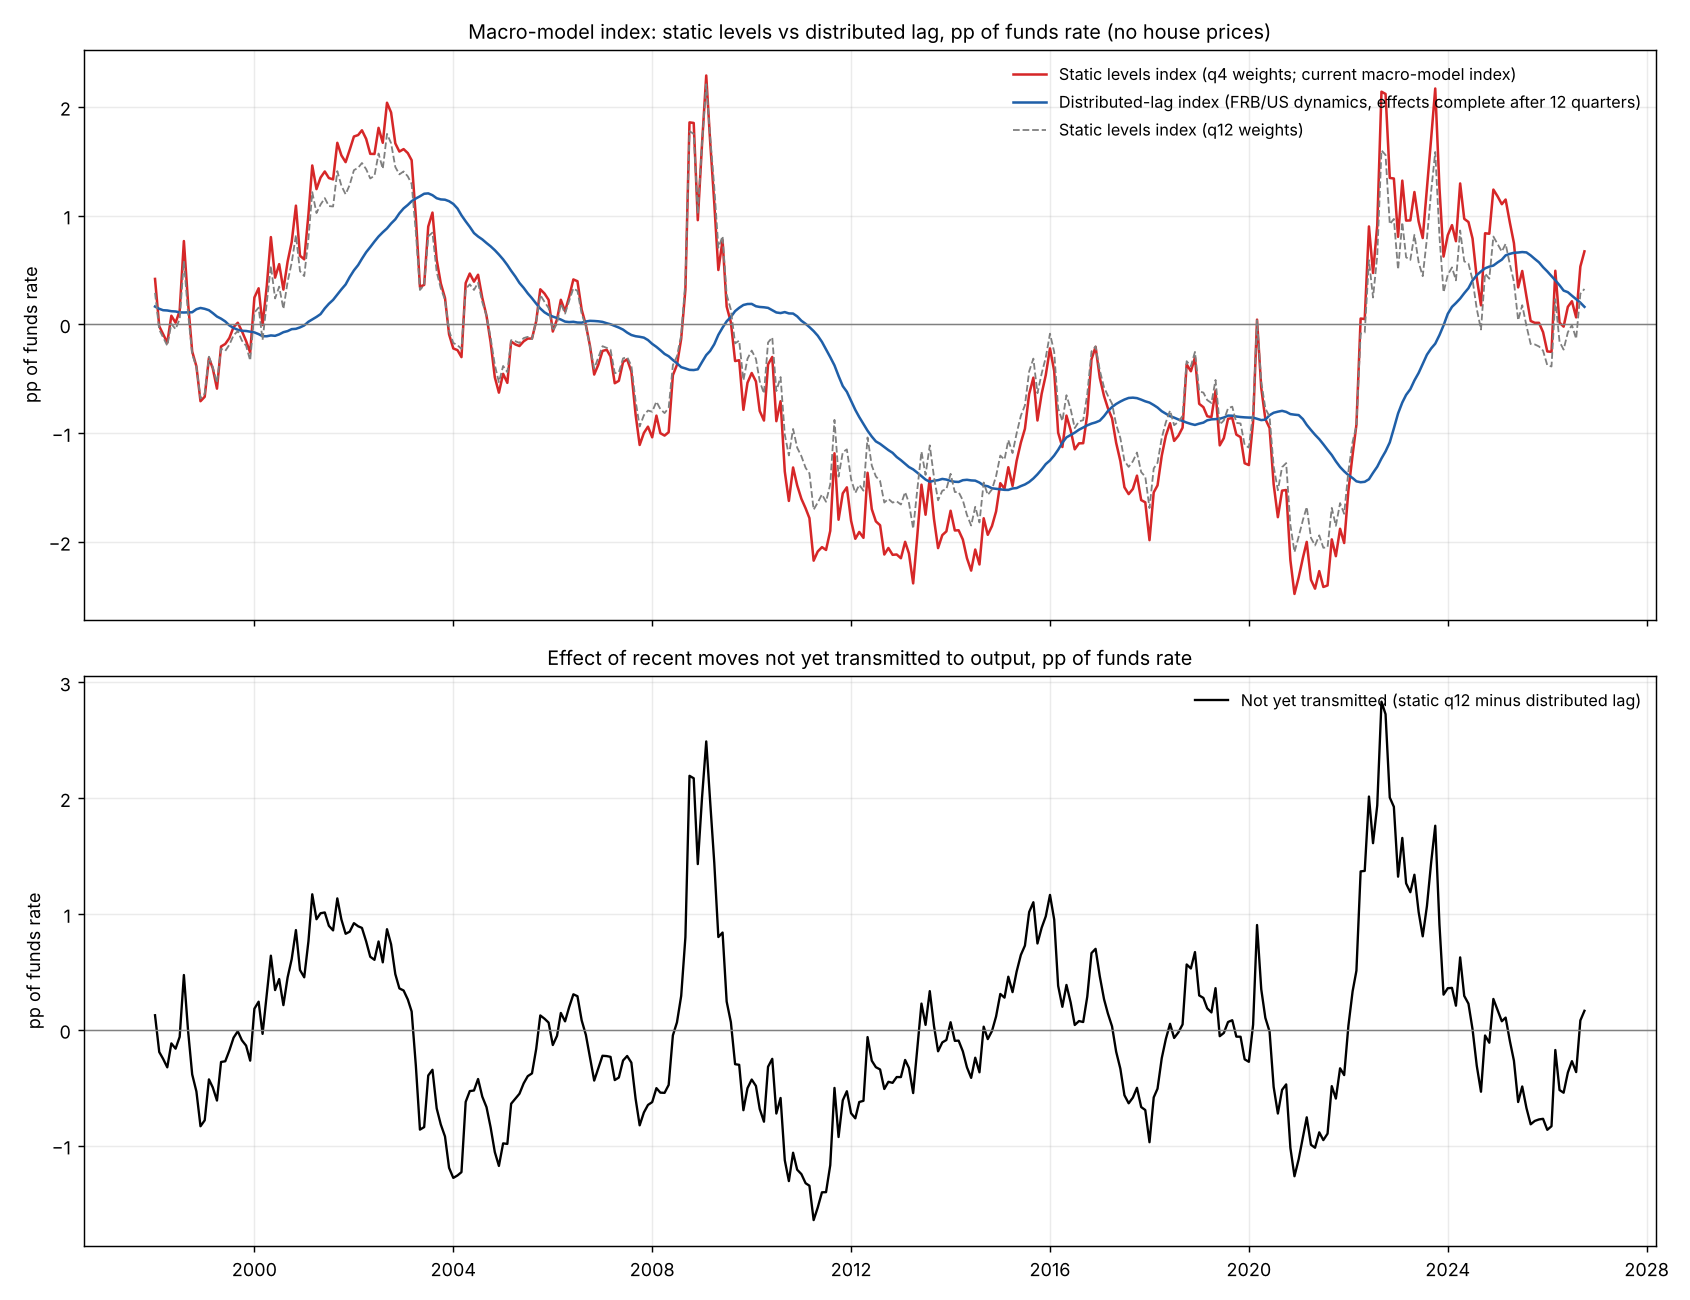

Generate this figure with Python:
"""
Distributed-lag macro-model index (DYNAMICS_PLAN.md, step 1b-1c), monthly, pp of funds rate, higher = tighter.

Uses the FRB/US cumulative GDP responses Phi_j(q) to a persistent unit shift in variable j (frbus_paths.csv) and the yardstick G(q) (frbus_hike_paths.csv, full 1 pp hike).
Monthly responses: a change of age m months has been in place (m+1)/3 quarters; Phi is interpolated linearly in quarters with Phi(0) = 0.
    STATIC_K  = Phi(K)' x_t / G(K)                                       (K = 4 reproduces macro_model_levels.py exactly in the base design)
    DL_K      = [ sum_{m < 3K} Phi((m+1)/3)' dx_{t-m} + Phi(K)' x_{t-3K} ] / G(K)
                effects assumed complete after K quarters; equals STATIC_K when x has been constant for K quarters (weighting note, Prop. 5)
    NYT_K     = STATIC_K - DL_K = sum_{m < 3K} [Phi(K) - Phi((m+1)/3)]' dx_{t-m} / G(K)   (recent moves not yet transmitted)
    GI        = sum_{m < 36} [Phi((m+1)/3 + 4) - Phi((m+1)/3)]' dx_{t-m} / G(4)   growth impulse over the next 4 quarters from the last 3 years of changes (FCI-G form; 1-year lookback: m < 12)
Designs: base = the weights of macro_model_levels.py (z expectations free, short rate with z fixed); zfixed = z expectations held fixed for every variable (one definition).
Variables (as in macro_model_levels.py, without house prices; with house prices as a second version): policy rate, 10-year, mortgage spread, BBB spread, equities (100 ln CAPE),
real dollar (100 ln), house prices (100 ln price-to-rent).
Usage: python experimental/ms_fci/macro_model_dl.py
Outputs: macro_model_dl_monthly.csv, macro_model_dl.png, macro_model_dl_fcig.png
"""
import os, sys
import numpy as np, pandas as pd

HERE = os.path.dirname(os.path.abspath(__file__))
ROOT = os.path.dirname(os.path.dirname(HERE))
sys.path.insert(0, HERE)
import macro_model_levels as M

EXP = {"policy rate": "rshort", "10-year": "rg10", "mortgage spread": "rme", "BBB spread": "rbbbp", "equities": "req", "dollar": "fpxr", "house prices": "phouse"}


def me(s):
    s = s.resample("ME").last(); s.index = s.index.to_period("M"); return s


def paths(design):
    p = pd.read_csv(os.path.join(HERE, "frbus_paths.csv"))
    p = p[p["shape"] == "persistent"]
    out = {}
    for v, e in EXP.items():
        d = "zfixed" if (design == "zfixed" or e == "rshort") else "zfree"
        g = p[(p.design == d) & (p.experiment == e)].sort_values("quarter").gdp_per_unit.values
        out[v] = np.concatenate([[0.0], g])                  # index = quarters 0..32
    hk = pd.read_csv(os.path.join(HERE, "frbus_hike_paths.csv")).sort_values("quarter").gdp.values
    return pd.DataFrame(out), np.concatenate([[0.0], hk])


def phi_at(P, q):
    """Cumulative response at (fractional) quarter q for each variable (interpolated)."""
    qs = np.arange(len(P))
    return pd.Series({v: np.interp(q, qs, P[v].values) for v in P.columns})


def levels_data():
    """Monthly demeaned levels of each variable in its own units (recovered from the macro-model components and their q4 weights)."""
    comp, X, G = M.components(False, verbose=False)
    base = pd.read_csv(os.path.join(HERE, "frbus_sensitivities.csv"), index_col=0)["ffr_eq_q4"]
    ext = pd.read_csv(os.path.join(HERE, "frbus_sensitivities_ext.csv"), index_col=0)["ffr_eq_q4"]
    W = {"policy rate": ext["rshort_direct"], "10-year": base["rg10"], "mortgage spread": ext["rme"], "BBB spread": base["rbbbp"], "equities": -base["req"], "dollar": base["fpxr"], "house prices": ext["phouse"]}
    x = me(comp).apply(lambda c: c / W[c.name])
    return x, comp


def build(x, P, G, K, cols):
    T = len(x); dx = x[cols].diff()
    dx.iloc[0] = x[cols].iloc[0]                             # the initial level counts as a change in the distant past
    phiK = phi_at(P[cols], K)
    static = x[cols].values @ phiK.values / G[K]
    w = np.array([phi_at(P[cols], min((m + 1) / 3, K)).values for m in range(3 * K)])          # 3K x n
    dl = np.zeros(T); gi = np.zeros(T); gi1 = np.zeros(T)
    wgi = np.array([(phi_at(P[cols], (m + 1) / 3 + 4) - phi_at(P[cols], (m + 1) / 3)).values for m in range(36)])
    D = dx.values; L = x[cols].values
    for t in range(T):
        acc = 0.0
        for m in range(min(3 * K, t + 1)):
            acc += D[t - m] @ w[m]
        if t - 3 * K >= 0:
            acc += L[t - 3 * K] @ phiK.values
        else:
            pass                                             # before 3K months of history: the initial level is in D[0] with the weight of its age
        dl[t] = acc / G[K]
        gi[t] = sum(D[t - m] @ wgi[m] for m in range(min(36, t + 1))) / G[4]
        gi1[t] = sum(D[t - m] @ wgi[m] for m in range(min(12, t + 1))) / G[4]
    idx = x.index
    return pd.Series(static, idx), pd.Series(dl, idx), pd.Series(gi, idx), pd.Series(gi1, idx)


def main():
    x, comp = levels_data()
    x = x.loc["1990-01":]
    cols0 = ["policy rate", "10-year", "mortgage spread", "BBB spread", "equities", "dollar"]
    cols1 = cols0 + ["house prices"]
    out = {}
    for design in ("base", "zfixed"):
        P, G = paths(design)
        print(f"\n[{design}] weights per unit, Phi(K)/G(K), pp of funds rate:")
        print(pd.DataFrame({f"K={K}": phi_at(P, K) / G[K] for K in (1, 2, 4, 8, 12, 16, 24)}).round(4).to_string())
        for hp, cols in (("", cols0), ("+HP", cols1)):
            for K in (4, 8, 12):
                st, dl, gi, gi1 = build(x, P, G, K, cols)
                out[f"{design}{hp}|STATIC_{K}"] = st; out[f"{design}{hp}|DL_{K}"] = dl
                if K == 4:
                    out[f"{design}{hp}|GI_3yr"] = gi; out[f"{design}{hp}|GI_1yr"] = gi1
    D = pd.DataFrame(out)
    # check: STATIC_4 in the base design equals the macro-model levels index (monthly, demeaned)
    ref = me(comp.drop(columns="house prices").sum(axis=1)).loc[D.index]
    print(f"\ncheck STATIC_4 (base) vs macro_model_levels: max abs diff {np.abs(D['base|STATIC_4'] - ref).max():.2e}")
    D.to_csv(os.path.join(HERE, "macro_model_dl_monthly.csv"), float_format="%.4f", index_label="month")
    S = D.loc["1998-01":]                                   # first 8 years use an approximate pre-1990 history
    print("\nFrom 1998 (no house prices, base design): sd, latest, and correlation with STATIC_4")
    for c in [c for c in S if c.startswith("base|")]:
        print(f"  {c:16s} sd {S[c].std():.2f}  latest {S[c].iloc[-1]:+.2f}  corr levels {S[c].corr(S['base|STATIC_4']):.2f}  12m chg {S[c].diff(12).corr(S['base|STATIC_4'].diff(12)):.2f}")
    for K in (4, 8, 12):
        nyt = S[f"base|STATIC_{K}"] - S[f"base|DL_{K}"]
        print(f"  not-yet-transmitted (STATIC_{K} - DL_{K}): sd {nyt.std():.2f}, max abs {nyt.abs().max():.2f} ({nyt.abs().idxmax()}), latest {nyt.iloc[-1]:+.2f}")
    # by-variable not-yet-transmitted, K = 12, latest and at selected dates
    P, G = paths("base")
    for K in (12,):
        rows = {}
        for v in cols0:
            st, dl, _, _ = build(x, P, G, K, [v])
            rows[v] = (st - dl)
        R = pd.DataFrame(rows).loc["1998-01":]
        print(f"\nnot yet transmitted by variable (K={K}), selected months:")
        print(R.loc[[pd.Period(p, 'M') for p in ("2008-12", "2009-06", "2020-04", "2022-10", "2023-10", "2025-04", str(R.index[-1]))]].round(2).to_string())
    # FCI-G comparison
    f1 = pd.read_csv(os.path.join(ROOT, "raw", "fed_monthly_1yr.csv"), parse_dates=["date"]).set_index("date").iloc[:, 0]; f1.index = f1.index.to_period("M")
    f3 = pd.read_csv(os.path.join(ROOT, "raw", "fed_monthly_3yr.csv"), parse_dates=["date"]).set_index("date").iloc[:, 0]; f3.index = f3.index.to_period("M")
    J = pd.concat({"FCI-G 1yr": f1 / 0.4525, "FCI-G 3yr": f3 / 0.4525, "GI_1yr": S["base|GI_1yr"], "GI_3yr": S["base|GI_3yr"],
                   "STATIC_4 12m chg": S["base|STATIC_4"].diff(12), "DL_12": S["base|DL_12"]}, axis=1).dropna()
    print(f"\nFCI-G comparison ({J.index[0]}..{J.index[-1]}), correlations:\n" + J.corr().round(2).to_string())
    print("sd:", J.std().round(2).to_dict())
    import matplotlib
    matplotlib.use("Agg")
    import matplotlib.pyplot as plt
    t = S.index.to_timestamp()
    fig, axes = plt.subplots(2, 1, figsize=(13, 10), sharex=True)
    axes[0].plot(t, S["base|STATIC_4"], color="#d62728", lw=1.4, label="Static levels index (q4 weights; current macro-model index)")
    axes[0].plot(t, S["base|DL_12"], color="#1f5fa8", lw=1.4, label="Distributed-lag index (FRB/US dynamics, effects complete after 12 quarters)")
    axes[0].plot(t, S["base|STATIC_12"], color="#7f7f7f", lw=1.0, ls="--", label="Static levels index (q12 weights)")
    axes[0].set_title("Macro-model index: static levels vs distributed lag, pp of funds rate (no house prices)", fontsize=11)
    axes[1].plot(t, S["base|STATIC_12"] - S["base|DL_12"], color="black", lw=1.3, label="Not yet transmitted (static q12 minus distributed lag)")
    axes[1].set_title("Effect of recent moves not yet transmitted to output, pp of funds rate", fontsize=11)
    for ax in axes:
        ax.axhline(0, color="gray", lw=0.8); ax.grid(alpha=0.25); ax.legend(loc="upper right", fontsize=9, frameon=False); ax.set_ylabel("pp of funds rate")
    fig.tight_layout(); fig.savefig(os.path.join(HERE, "macro_model_dl.png"), dpi=130)
    fig, ax = plt.subplots(figsize=(13, 6))
    tj = J.index.to_timestamp()
    ax.plot(tj, J["FCI-G 1yr"], color="#1f5fa8", lw=1.4, label="FCI-G, 1-year lookback (official) / 0.4525")
    ax.plot(tj, J["GI_1yr"], color="#d62728", lw=1.4, label="Growth impulse from the FRB/US partial paths, 1-year lookback")
    ax.axhline(0, color="gray", lw=0.8); ax.grid(alpha=0.25); ax.legend(loc="upper right", fontsize=9, frameon=False); ax.set_ylabel("pp of funds rate")
    ax.set_title(f"FCI-G and the growth-impulse form of the macro-model index (corr {J['FCI-G 1yr'].corr(J['GI_1yr']):.2f})", fontsize=11)
    fig.tight_layout(); fig.savefig(os.path.join(HERE, "macro_model_dl_fcig.png"), dpi=130)


if __name__ == "__main__":
    main()
